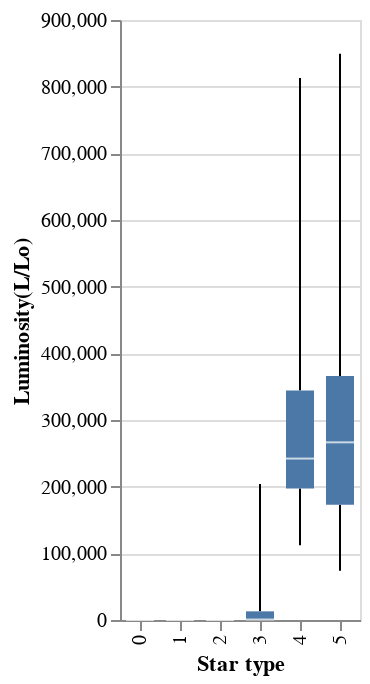

Notebook cell for this chart:
### Markdown cell above
Here we can see the lowest mean squred error is around 2.3 * 10^10, and the linear combinaiton is Radius^1 * Temperature^0

The error is very large and a possible reason for that is that all star types are evaluated together and their ranges are in very different scales. As a result, different star types are evaluated separated below.

### Code cell
alt.Chart(df).mark_boxplot(extent='min-max').encode(
    x='Star type:N',
    y='Luminosity(L/Lo):Q'
)

### Figure 1 — Vega-Lite specification as saved in the notebook (floating-point values rounded to 4 significant figures; data arrays with more than 128 entries replaced by an {"elided": "..."} marker saying what was removed)
{"config": {"view": {"continuousWidth": 400, "continuousHeight": 300}}, "data": {"name": "data-0a839de9f964f51f23f9ac7768e8c69b"}, "mark": {"type": "boxplot", "extent": "min-max"}, "encoding": {"x": {"type": "nominal", "field": "Star type"}, "y": {"type": "quantitative", "field": "Luminosity(L/Lo)"}}, "$schema": "https://vega.github.io/schema/vega-lite/v4.8.1.json", "datasets": {"data-0a839de9f964f51f23f9ac7768e8c69b": {"elided": "240 records"}}}
